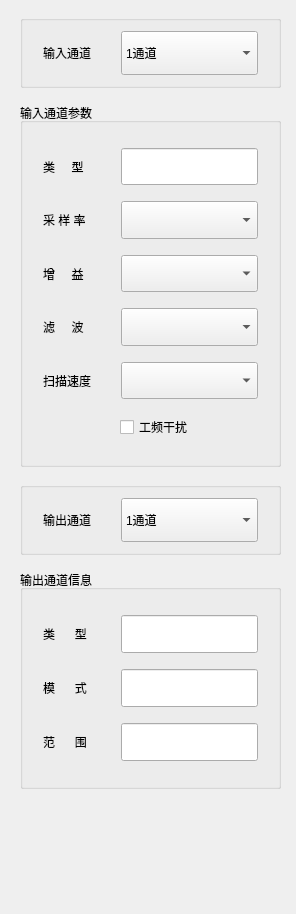
<?xml version="1.0" encoding="UTF-8"?>
<ui version="4.0">
 <class>chaParamWnd</class>
 <widget class="QWidget" name="chaParamWnd">
  <property name="geometry">
   <rect>
    <x>0</x>
    <y>0</y>
    <width>296</width>
    <height>914</height>
   </rect>
  </property>
  <property name="windowTitle">
   <string>Form</string>
  </property>
  <layout class="QGridLayout" name="gridLayout_5">
   <property name="leftMargin">
    <number>20</number>
   </property>
   <property name="topMargin">
    <number>15</number>
   </property>
   <property name="rightMargin">
    <number>15</number>
   </property>
   <property name="bottomMargin">
    <number>125</number>
   </property>
   <property name="verticalSpacing">
    <number>10</number>
   </property>
   <item row="0" column="0">
    <layout class="QVBoxLayout" name="verticalLayout" stretch="1,5,1,3">
     <property name="spacing">
      <number>15</number>
     </property>
     <item>
      <widget class="QGroupBox" name="groupBox">
       <property name="title">
        <string/>
       </property>
       <layout class="QGridLayout" name="gridLayout">
        <property name="leftMargin">
         <number>20</number>
        </property>
        <property name="topMargin">
         <number>10</number>
        </property>
        <property name="rightMargin">
         <number>20</number>
        </property>
        <property name="bottomMargin">
         <number>10</number>
        </property>
        <property name="spacing">
         <number>0</number>
        </property>
        <item row="0" column="0">
         <layout class="QHBoxLayout" name="horizontalLayout" stretch="1,2">
          <property name="spacing">
           <number>10</number>
          </property>
          <property name="leftMargin">
           <number>0</number>
          </property>
          <property name="topMargin">
           <number>0</number>
          </property>
          <property name="rightMargin">
           <number>0</number>
          </property>
          <property name="bottomMargin">
           <number>0</number>
          </property>
          <item>
           <widget class="QLabel" name="label">
            <property name="sizePolicy">
             <sizepolicy hsizetype="Expanding" vsizetype="Preferred">
              <horstretch>0</horstretch>
              <verstretch>0</verstretch>
             </sizepolicy>
            </property>
            <property name="text">
             <string>输入通道</string>
            </property>
            <property name="alignment">
             <set>Qt::AlignLeading|Qt::AlignLeft|Qt::AlignVCenter</set>
            </property>
           </widget>
          </item>
          <item>
           <widget class="QComboBox" name="comboBox_channel">
            <property name="sizePolicy">
             <sizepolicy hsizetype="MinimumExpanding" vsizetype="Expanding">
              <horstretch>0</horstretch>
              <verstretch>0</verstretch>
             </sizepolicy>
            </property>
            <property name="styleSheet">
             <string notr="true"/>
            </property>
            <item>
             <property name="text">
              <string>1通道</string>
             </property>
            </item>
           </widget>
          </item>
         </layout>
        </item>
       </layout>
      </widget>
     </item>
     <item>
      <widget class="QGroupBox" name="groupBox_2">
       <property name="title">
        <string>输入通道参数</string>
       </property>
       <layout class="QGridLayout" name="gridLayout_2">
        <property name="leftMargin">
         <number>20</number>
        </property>
        <property name="topMargin">
         <number>25</number>
        </property>
        <property name="rightMargin">
         <number>20</number>
        </property>
        <property name="bottomMargin">
         <number>25</number>
        </property>
        <property name="verticalSpacing">
         <number>16</number>
        </property>
        <item row="3" column="0">
         <layout class="QHBoxLayout" name="horizontalLayout_5" stretch="1,2">
          <property name="spacing">
           <number>10</number>
          </property>
          <item>
           <widget class="QLabel" name="label_5">
            <property name="sizePolicy">
             <sizepolicy hsizetype="Expanding" vsizetype="Preferred">
              <horstretch>0</horstretch>
              <verstretch>0</verstretch>
             </sizepolicy>
            </property>
            <property name="text">
             <string>滤     波</string>
            </property>
            <property name="alignment">
             <set>Qt::AlignLeading|Qt::AlignLeft|Qt::AlignVCenter</set>
            </property>
           </widget>
          </item>
          <item>
           <widget class="QComboBox" name="comboBox_4">
            <property name="sizePolicy">
             <sizepolicy hsizetype="Preferred" vsizetype="Expanding">
              <horstretch>0</horstretch>
              <verstretch>0</verstretch>
             </sizepolicy>
            </property>
           </widget>
          </item>
         </layout>
        </item>
        <item row="1" column="0">
         <layout class="QHBoxLayout" name="horizontalLayout_3" stretch="1,2">
          <property name="spacing">
           <number>10</number>
          </property>
          <item>
           <widget class="QLabel" name="label_3">
            <property name="sizePolicy">
             <sizepolicy hsizetype="Expanding" vsizetype="Preferred">
              <horstretch>0</horstretch>
              <verstretch>0</verstretch>
             </sizepolicy>
            </property>
            <property name="text">
             <string>采 样 率</string>
            </property>
            <property name="alignment">
             <set>Qt::AlignLeading|Qt::AlignLeft|Qt::AlignVCenter</set>
            </property>
           </widget>
          </item>
          <item>
           <widget class="QComboBox" name="comboBox_2">
            <property name="sizePolicy">
             <sizepolicy hsizetype="Preferred" vsizetype="Expanding">
              <horstretch>0</horstretch>
              <verstretch>0</verstretch>
             </sizepolicy>
            </property>
           </widget>
          </item>
         </layout>
        </item>
        <item row="4" column="0">
         <layout class="QHBoxLayout" name="horizontalLayout_6" stretch="1,2">
          <property name="spacing">
           <number>10</number>
          </property>
          <item>
           <widget class="QLabel" name="label_6">
            <property name="sizePolicy">
             <sizepolicy hsizetype="Expanding" vsizetype="Preferred">
              <horstretch>0</horstretch>
              <verstretch>0</verstretch>
             </sizepolicy>
            </property>
            <property name="text">
             <string>扫描速度</string>
            </property>
            <property name="alignment">
             <set>Qt::AlignLeading|Qt::AlignLeft|Qt::AlignVCenter</set>
            </property>
           </widget>
          </item>
          <item>
           <widget class="QComboBox" name="comboBox_5">
            <property name="sizePolicy">
             <sizepolicy hsizetype="Preferred" vsizetype="Expanding">
              <horstretch>0</horstretch>
              <verstretch>0</verstretch>
             </sizepolicy>
            </property>
           </widget>
          </item>
         </layout>
        </item>
        <item row="0" column="0">
         <layout class="QHBoxLayout" name="horizontalLayout_2" stretch="1,2">
          <property name="spacing">
           <number>10</number>
          </property>
          <item>
           <widget class="QLabel" name="label_2">
            <property name="sizePolicy">
             <sizepolicy hsizetype="Expanding" vsizetype="Preferred">
              <horstretch>0</horstretch>
              <verstretch>0</verstretch>
             </sizepolicy>
            </property>
            <property name="text">
             <string>类     型</string>
            </property>
            <property name="alignment">
             <set>Qt::AlignLeading|Qt::AlignLeft|Qt::AlignVCenter</set>
            </property>
           </widget>
          </item>
          <item>
           <widget class="QLineEdit" name="lineEdit">
            <property name="sizePolicy">
             <sizepolicy hsizetype="Expanding" vsizetype="Expanding">
              <horstretch>0</horstretch>
              <verstretch>0</verstretch>
             </sizepolicy>
            </property>
           </widget>
          </item>
         </layout>
        </item>
        <item row="2" column="0">
         <layout class="QHBoxLayout" name="horizontalLayout_4" stretch="1,2">
          <property name="spacing">
           <number>10</number>
          </property>
          <item>
           <widget class="QLabel" name="label_4">
            <property name="sizePolicy">
             <sizepolicy hsizetype="Expanding" vsizetype="Preferred">
              <horstretch>0</horstretch>
              <verstretch>0</verstretch>
             </sizepolicy>
            </property>
            <property name="text">
             <string>增     益</string>
            </property>
            <property name="alignment">
             <set>Qt::AlignLeading|Qt::AlignLeft|Qt::AlignVCenter</set>
            </property>
           </widget>
          </item>
          <item>
           <widget class="QComboBox" name="comboBox_3">
            <property name="sizePolicy">
             <sizepolicy hsizetype="Preferred" vsizetype="Expanding">
              <horstretch>0</horstretch>
              <verstretch>0</verstretch>
             </sizepolicy>
            </property>
           </widget>
          </item>
         </layout>
        </item>
        <item row="5" column="0">
         <layout class="QHBoxLayout" name="horizontalLayout_7" stretch="1,2">
          <property name="spacing">
           <number>70</number>
          </property>
          <item>
           <widget class="QLabel" name="label_7">
            <property name="sizePolicy">
             <sizepolicy hsizetype="Fixed" vsizetype="Preferred">
              <horstretch>0</horstretch>
              <verstretch>0</verstretch>
             </sizepolicy>
            </property>
            <property name="text">
             <string/>
            </property>
           </widget>
          </item>
          <item>
           <widget class="QCheckBox" name="checkBox">
            <property name="toolTipDuration">
             <number>1</number>
            </property>
            <property name="text">
             <string comment="2">工频干扰</string>
            </property>
           </widget>
          </item>
         </layout>
        </item>
       </layout>
      </widget>
     </item>
     <item>
      <widget class="QGroupBox" name="groupBox_3">
       <property name="title">
        <string/>
       </property>
       <layout class="QGridLayout" name="gridLayout_3">
        <property name="leftMargin">
         <number>20</number>
        </property>
        <property name="topMargin">
         <number>10</number>
        </property>
        <property name="rightMargin">
         <number>20</number>
        </property>
        <property name="bottomMargin">
         <number>10</number>
        </property>
        <property name="spacing">
         <number>0</number>
        </property>
        <item row="0" column="0">
         <layout class="QHBoxLayout" name="horizontalLayout_8" stretch="1,2">
          <property name="spacing">
           <number>10</number>
          </property>
          <property name="leftMargin">
           <number>0</number>
          </property>
          <property name="topMargin">
           <number>0</number>
          </property>
          <property name="rightMargin">
           <number>0</number>
          </property>
          <property name="bottomMargin">
           <number>0</number>
          </property>
          <item>
           <widget class="QLabel" name="label_8">
            <property name="sizePolicy">
             <sizepolicy hsizetype="Expanding" vsizetype="Preferred">
              <horstretch>0</horstretch>
              <verstretch>0</verstretch>
             </sizepolicy>
            </property>
            <property name="text">
             <string>输出通道</string>
            </property>
            <property name="alignment">
             <set>Qt::AlignLeading|Qt::AlignLeft|Qt::AlignVCenter</set>
            </property>
           </widget>
          </item>
          <item>
           <widget class="QComboBox" name="comboBox_6">
            <property name="sizePolicy">
             <sizepolicy hsizetype="Preferred" vsizetype="Expanding">
              <horstretch>0</horstretch>
              <verstretch>0</verstretch>
             </sizepolicy>
            </property>
            <item>
             <property name="text">
              <string>1通道</string>
             </property>
            </item>
           </widget>
          </item>
         </layout>
        </item>
       </layout>
      </widget>
     </item>
     <item>
      <widget class="QGroupBox" name="groupBox_4">
       <property name="title">
        <string>输出通道信息</string>
       </property>
       <layout class="QGridLayout" name="gridLayout_4" rowstretch="0,0,0">
        <property name="leftMargin">
         <number>20</number>
        </property>
        <property name="topMargin">
         <number>25</number>
        </property>
        <property name="rightMargin">
         <number>20</number>
        </property>
        <property name="bottomMargin">
         <number>25</number>
        </property>
        <property name="verticalSpacing">
         <number>16</number>
        </property>
        <item row="0" column="0">
         <layout class="QHBoxLayout" name="horizontalLayout_9" stretch="1,2">
          <property name="spacing">
           <number>10</number>
          </property>
          <item>
           <widget class="QLabel" name="label_9">
            <property name="sizePolicy">
             <sizepolicy hsizetype="Expanding" vsizetype="Preferred">
              <horstretch>0</horstretch>
              <verstretch>0</verstretch>
             </sizepolicy>
            </property>
            <property name="text">
             <string>类      型</string>
            </property>
            <property name="alignment">
             <set>Qt::AlignLeading|Qt::AlignLeft|Qt::AlignVCenter</set>
            </property>
           </widget>
          </item>
          <item>
           <widget class="QLineEdit" name="lineEdit_2">
            <property name="sizePolicy">
             <sizepolicy hsizetype="Expanding" vsizetype="Expanding">
              <horstretch>0</horstretch>
              <verstretch>0</verstretch>
             </sizepolicy>
            </property>
           </widget>
          </item>
         </layout>
        </item>
        <item row="1" column="0">
         <layout class="QHBoxLayout" name="horizontalLayout_10" stretch="1,2">
          <property name="spacing">
           <number>10</number>
          </property>
          <item>
           <widget class="QLabel" name="label_10">
            <property name="sizePolicy">
             <sizepolicy hsizetype="Expanding" vsizetype="Preferred">
              <horstretch>0</horstretch>
              <verstretch>0</verstretch>
             </sizepolicy>
            </property>
            <property name="text">
             <string>模      式</string>
            </property>
            <property name="alignment">
             <set>Qt::AlignLeading|Qt::AlignLeft|Qt::AlignVCenter</set>
            </property>
           </widget>
          </item>
          <item>
           <widget class="QLineEdit" name="lineEdit_3">
            <property name="sizePolicy">
             <sizepolicy hsizetype="Expanding" vsizetype="Expanding">
              <horstretch>0</horstretch>
              <verstretch>0</verstretch>
             </sizepolicy>
            </property>
           </widget>
          </item>
         </layout>
        </item>
        <item row="2" column="0">
         <layout class="QHBoxLayout" name="horizontalLayout_11" stretch="1,2">
          <property name="spacing">
           <number>10</number>
          </property>
          <item>
           <widget class="QLabel" name="label_11">
            <property name="sizePolicy">
             <sizepolicy hsizetype="Expanding" vsizetype="Preferred">
              <horstretch>0</horstretch>
              <verstretch>0</verstretch>
             </sizepolicy>
            </property>
            <property name="text">
             <string>范      围</string>
            </property>
            <property name="alignment">
             <set>Qt::AlignLeading|Qt::AlignLeft|Qt::AlignVCenter</set>
            </property>
           </widget>
          </item>
          <item>
           <widget class="QLineEdit" name="lineEdit_4">
            <property name="sizePolicy">
             <sizepolicy hsizetype="Expanding" vsizetype="Expanding">
              <horstretch>0</horstretch>
              <verstretch>0</verstretch>
             </sizepolicy>
            </property>
           </widget>
          </item>
         </layout>
        </item>
       </layout>
      </widget>
     </item>
    </layout>
   </item>
  </layout>
 </widget>
 <resources/>
 <connections/>
</ui>
